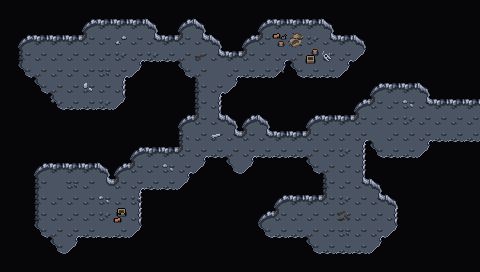

A 2D game scene composited from a Tiled map and its tileset images. What follows is a short description and the map's XML, with each tile layer's data collapsed to a summary:
An orthogonal 30x17 tile map with 16x16 px tiles, 4 tile layers (Background, Background 2, Walls, Clutter), 2 tilesets and 5 objects.

<map version="1.10" tiledversion="1.10.1" orientation="orthogonal" renderorder="right-down" width="30" height="17" tilewidth="16" tileheight="16" infinite="0" nextlayerid="8" nextobjectid="65">
 <editorsettings>
  <export target="wastetown..tmx" format="tmx" />
 </editorsettings>
 <tileset firstgid="1" source="../../../../../common/maps/tileset/main.tsx" />
 <tileset firstgid="10113" source="../../../../../common/maps/tileset/buildings.tsx" />
 <layer id="1" name="Background" width="30" height="17">
  <data>[510 cells, 510 non-empty, 1 distinct tile ids]</data>
 </layer>
 <layer id="7" name="Background 2" width="30" height="17">
  <data>[510 cells, 493 non-empty, 1 distinct tile ids]</data>
 </layer>
 <layer id="2" name="Walls" width="30" height="17">
  <data>[510 cells, 391 non-empty, 9 distinct tile ids]</data>
 </layer>
 <layer id="3" name="Clutter" width="30" height="17">
  <properties>
   <property name="spriteLayer" type="bool" value="true" />
  </properties>
  <data>[510 cells, 78 non-empty, 19 distinct tile ids]</data>
 </layer>
 <objectgroup id="4" name="Objects">
  <object id="60" template="../../../../../common/maps/obj/door_left.tx" x="462.668" y="135.761">
   <properties>
    <property name="teleport" value="../Shandalar Old Border/maps/map/cave/cave_multilevel_2/cave_18C.tmx" />
    <property name="teleportObjectId" value="63" />
   </properties>
  </object>
  <object id="61" template="../../../../../common/maps/obj/gold.tx" x="23.6667" y="64.8333" />
  <object id="62" template="../../../../../common/maps/obj/gold.tx" x="39.25" y="212.167" />
  <object id="63" template="../../../../../common/maps/obj/gold.tx" x="265.417" y="233.25" />
  <object id="64" template="../../../../../common/maps/obj/enemy.tx" x="360" y="133">
   <properties>
    <property name="enemy" value="Symbiote" />
    <property name="threatRange" type="int" value="50" />
   </properties>
  </object>
 </objectgroup>
</map>
